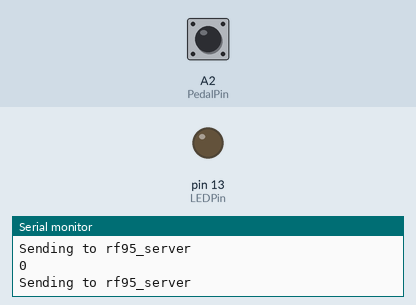
The sketch below on a simulated Arduino Uno, built with avr-gcc and run on an emulated ATmega328P. On the bench: output pins drawn as LEDs (lit = HIGH), the last lines printed to the serial monitor. The inputs (shaded band) are chosen by the test bench; at power-on: A2 (PedalPin) HIGH. No radio packets arrive unless stated.

Above: at 1.2 s.
1.3 s: A2 (PedalPin) pulled LOW for 0.15 s
At 2.4 s:
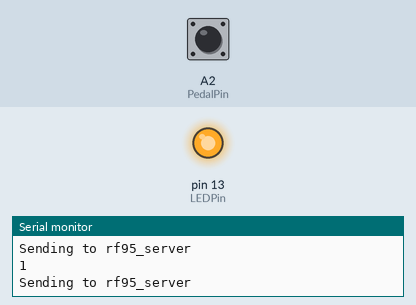
2.9 s: A2 (PedalPin) pulled LOW for 1 s
At 3.6 s:
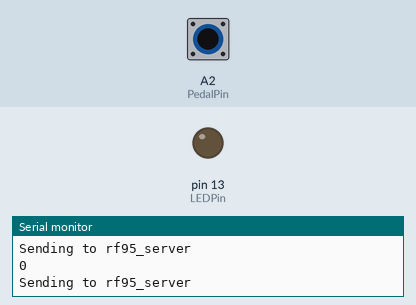
5.4 s: A2 (PedalPin) pulled LOW for 3.2 s
At 6.9 s:
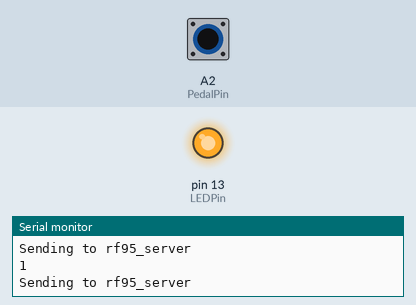
Timing chart, 0 to 8.4 s (numbered marks = the images above; inputs shaded):
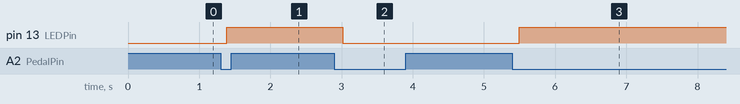

The sketch:

Simple_Transmitter.ino
```cpp
// This code is written to run on a Feather M0 LORA 433Mhz
// https://www.adafruit.com/product/3179

// THIS IS YOUR UNIQUE ADDRESS (from 0-254) AND IT MUST MATCH THE ADDRESS IN THE RECEIVERS
// PLEASE CHANGE THIS FROM 43 AS THAT IS WHAT HAMISH IS USING!
#define UNIQUE_ADDRESS 43

// THIS DEFINES THE FREQUENCY BAND YOU'RE USING (from 0-8)
// IT MUST MATCH IN YOUR RECEIVERS AS WELL
// Hamish is using band 7 so you may want to change it
// Band 0 = 433.0 MHz
// Band 1 = 433.2 MHz
// Band 2 = 433.4 Mhz
// Band 3 = 433.6 MHz
// Band 4 = 433.8 MHz
// Band 5 = 434.0 MHz
// Band 6 = 434.2 Mhz
// Band 7 = 434.4 MHz
// Band 8 = 434.6 MHz
#define FREQUENCY_BAND 7

// setup for 433mhz lora radio
#include <SPI.h> //include SPI library
#include <RH_RF95.h> //include radiohead library
#include <RHDatagram.h>

// setup the correct pins feather board/LORA connection
#define RFM95_CS 8
#define RFM95_RST 4
#define RFM95_INT 3

//INITIALISE RADIO
RH_RF95 rf95(RFM95_CS, RFM95_INT);
RHDatagram manager(rf95, UNIQUE_ADDRESS);

const int PedalPin = A2;
const int LEDPin = 13;

bool mode = LOW;         // the current state of the output pin
int PedalState;             // the current reading from the input pin
int lastPedalState = LOW;   // the previous reading from the input pin

uint32_t lastDebounceTime = 0;  // the last time the output pin was toggled
uint32_t debounceDelay = 50;    // the debounce time; increase if the output flickers


// THIS DATA STRUCURE MATCHES THE ONE ON THE RECEIVER
struct dataStruct {
  uint8_t millisec[3];
  uint8_t spectrum[7];
} myData;

uint8_t tx_buf[sizeof(myData)] = {0};

uint32_t millisec;
uint32_t startmillis;


void setup() {

  float frequency = 433 + (FREQUENCY_BAND * 0.2); // set the frequency

  pinMode(LEDPin, OUTPUT);
  pinMode(PedalPin, INPUT_PULLUP);
  Serial.print("initial mode:");
  Serial.println(mode);

  // this simple transmitter does not have a spectrum analyser. Fill this up with zeros
  for (uint8_t f = 0; f < 7; f++) {
    myData.spectrum[f] = 0  ;
  }

  // only necessary for debugging
  Serial.begin(115200);

  if (!rf95.init())
    Serial.println("init failed");
  rf95.setFrequency(frequency); //set the frequency to match the selected band
  rf95.setTxPower(23); //turn up the transmitter power!
  rf95.setModemConfig(RH_RF95::Bw500Cr45Sf128); // set the radio to work fast
}

void loop() {

  // read the state of the pedal into a local variable:
  uint8_t reading = digitalRead(PedalPin);

  // If the pedal has changed:
  if (reading != lastPedalState) {
    // reset the debouncing timer
    lastDebounceTime = millis();
  }

  if ((millis() - lastDebounceTime) > debounceDelay) {
    // whatever the reading is at, it's been there for longer
    // than the debounce delay, so take it as the actual current state:

    // if the pedal state has changed:
    if (reading != PedalState) {
      PedalState = reading;

      // only toggle the LED if the new pedal state is LOW (because it is being grounded)
      if (PedalState == LOW) {
        mode = !mode;
      }
    }
  }

  // set the LED:
  digitalWrite(LEDPin, mode);

  // save the reading.  Next time through the loop,
  // it'll be the lastPedalState:
  lastPedalState = reading;


  if (mode) { //IF IT IS RUNNING

    rf95.setHeaderId(1); //mode is transmitted in the header. Run is 1.

    if (millisec == 15000000) { //IF IT HAS BEEN STOPPED
      startmillis = millis();  //RESTART THE TIMER TO NOW
    }

    millisec = millis() - startmillis; //CALCULATE THE RUN TIME

  }


  else { // if we are not in run mode it must be stopped
    //simple transmitter only has run and stop modes

    rf95.setHeaderId(3); //mode is transmitted in the header. Stop is 3.
    millisec = 15000000; // this is vital. It means the run routine goes straight through all the "Untils" if it comes out of run mid routine.
    for (uint8_t f = 0; f < 7; f++) {
      myData.spectrum[f] = 0 ;
    }
  }

  Serial.println(mode);

  // split up millisec into three octets.
  myData.millisec[0] = millisec;
  myData.millisec[1] = millisec >> 8;
  myData.millisec[2] = millisec >> 16;

  memcpy (tx_buf, &myData, sizeof(myData));
  byte zize = sizeof(myData);
  Serial.println("Sending to rf95_server");

  manager.sendto((uint8_t *)tx_buf, zize, UNIQUE_ADDRESS); //send the data

  rf95.waitPacketSent(); // wait until it is sent


}
```

Measured:
- after the input at 1.3 s, pin 13 (LEDPin): LOW → HIGH after 0.09 s
- after the input at 2.9 s, pin 13 (LEDPin): HIGH → LOW after 0.12 s
- after the input at 5.4 s, pin 13 (LEDPin): LOW → HIGH after 0.09 s
